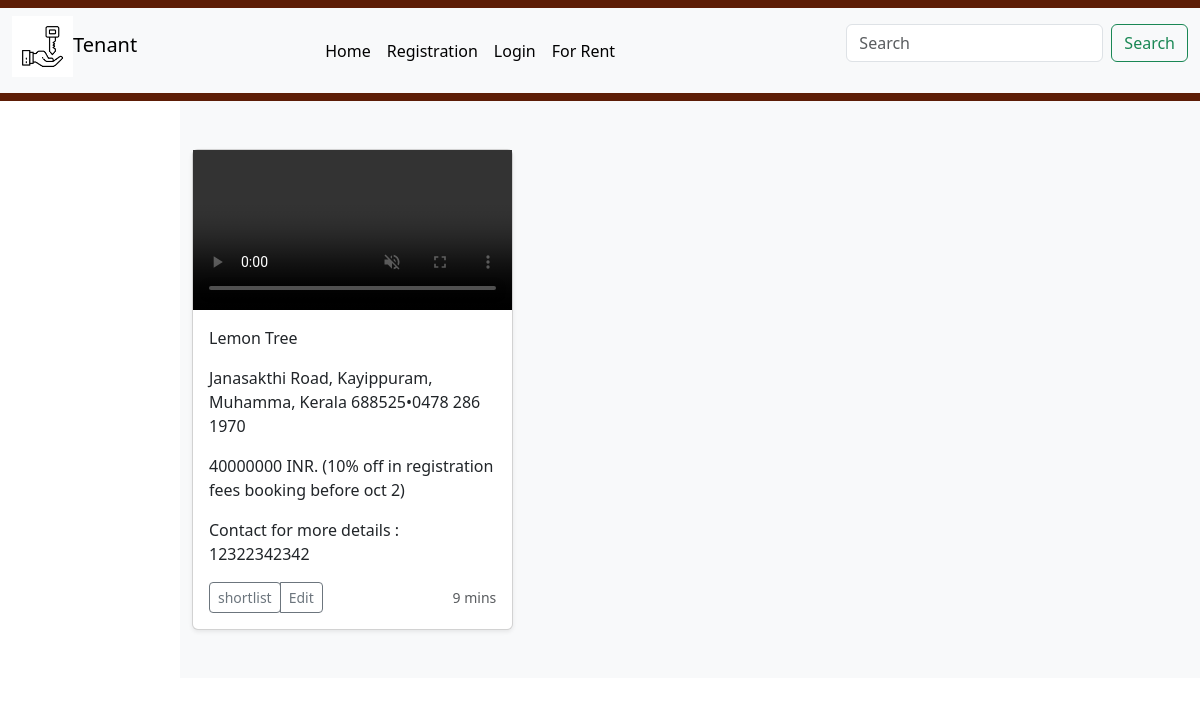
The page /ixt/Trivandrum/ on the database as committed earlier.
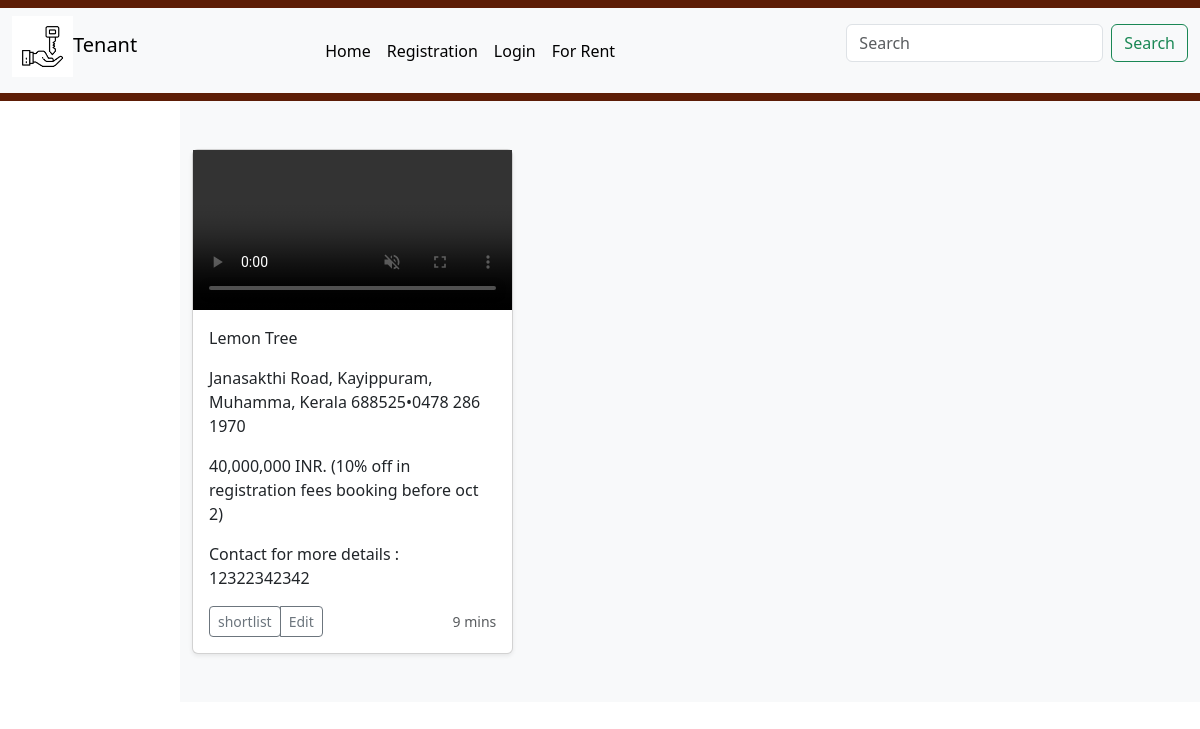
The same page on the database as committed later.
### houseapp/models.py (models this page shows, shortened)
class Property(models.Model):
    img=models.FileField(upload_to='videos/',default='')
    owner_name=models.CharField(max_length=30)
    price=models.CharField(max_length=40)
    bhk=models.CharField(max_length=30)
    contact=models.CharField(max_length=15)
    city=models.CharField(max_length=30,default='unknown')
    address=models.TextField(max_length=300)
    category=models.ForeignKey(Category,on_delete=models.CASCADE)
    class Meta:
        db_table='property'

### houseapp/views.py (the view)
# urls.py: path('ixt/<path:ixt2>/',v.sortby_type,name='list2'),
def sortby_type(request,ixt2):
    hl=Property.objects.filter()
    inc=set()
    for i in hl:
        inc.add(i.city)
        hl=Property.objects.filter(city=ixt2)
    context={'hl':hl,'inc':inc}
    return render(request,'property.html',context)

### houseapp/templates/property.html (shortened to what this page needs)
{%include 'navbar.html'%}
<main class="body">
    <div class="album py-5 bg-body-tertiary">
      <div class="container">
        <div class="row row-cols-1 row-cols-sm-2 row-cols-md-3 g-3">
          {%for i in hl%}
          <div class="col">
            <div class="card shadow-sm">
              <video src="{{i.img}}" width="100%" height="100%" controls autoplay muted ></video>
              <div class="card-body">
                <p class="card-text">{{i.owner_name}}</p>
                <p class="card-text">{{i.address}}</p>
                <p class="card-text">{{i.price}} INR. (10% off in registration fees booking before oct 2)</p>
                <p class="card-text">Contact for more details : {{i.contact}}</p>
                <div class="d-flex justify-content-between align-items-center">
                  <div class="btn-group">
                    <a href="addtocart/{{i.id}}"><button type="button" class="btn btn-sm btn-outline-secondary">shortlist</button></a>
                    <button type="button" class="btn btn-sm btn-outline-secondary">Edit</button>
                  </div>
                  <small class="text-body-secondary">9 mins</small>
                </div>
              </div>
            </div>
          </div>
          {%endfor%}
        </div>
      </div>
    </div>
  </main>

Rows that differ between the two databases and show on the page:
changed Property "Lemon Tree": price "40000000" → "40,000,000"
